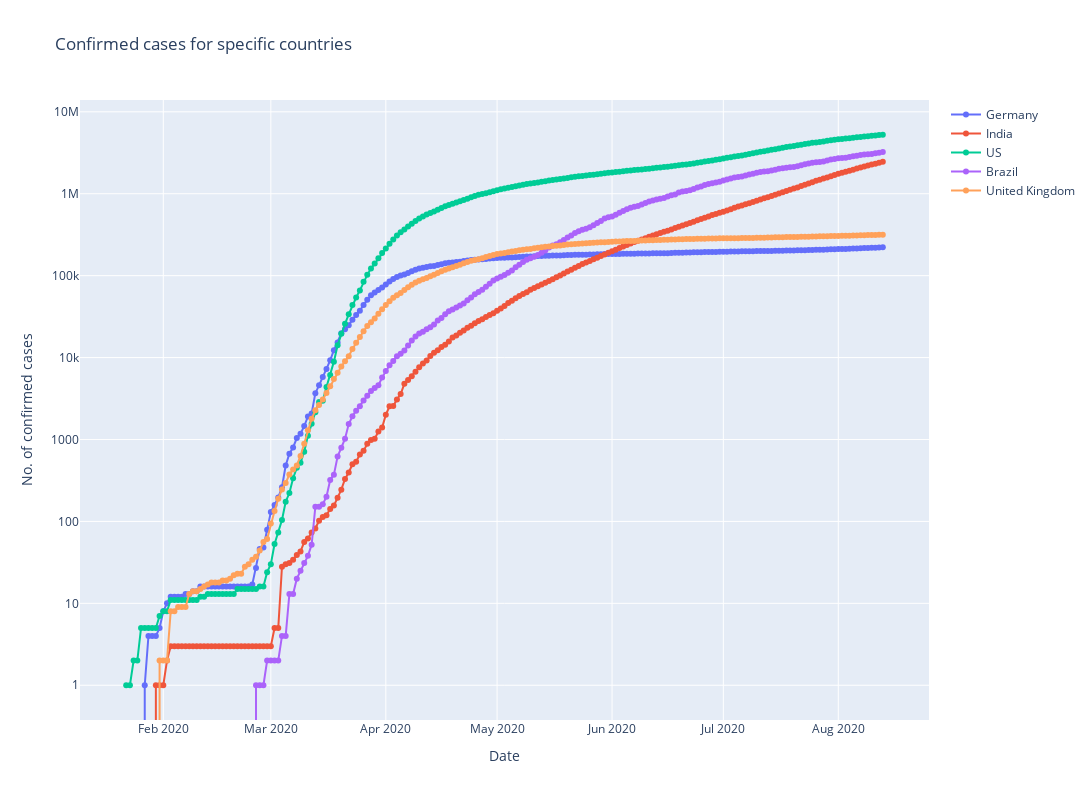

Source (notebook cell):
### Code cell
fig = go.Figure()

# define plot for individual trace
for country in country_list:
    fig.add_trace(go.Scatter(x = main_df.date,
                            y = main_df[country],
                            mode = 'markers+lines',
                            name = country))

# overall layout properties
fig.update_layout( width = 1200,
                  height = 800,
                  title = 'Confirmed cases for specific countries',
                  xaxis_title = 'Date',
                  yaxis_title = 'No. of confirmed cases')

fig.update_yaxes(type='log')

### Figure 1 — Plotly figure (JSON) as saved in the notebook; plotly's stock layout.template omitted (floating-point values rounded to 4 significant figures; data arrays with more than 128 entries replaced by an {"elided": "..."} marker saying what was removed)
{"data": [{"mode": "markers+lines", "name": "Germany", "type": "scatter", "x": {"elided": "205 str values"}, "y": {"elided": "205 int values"}}, {"mode": "markers+lines", "name": "India", "type": "scatter", "x": {"elided": "205 str values"}, "y": {"elided": "205 int values"}}, {"mode": "markers+lines", "name": "US", "type": "scatter", "x": {"elided": "205 str values"}, "y": {"elided": "205 int values"}}, {"mode": "markers+lines", "name": "Brazil", "type": "scatter", "x": {"elided": "205 str values"}, "y": {"elided": "205 int values"}}, {"mode": "markers+lines", "name": "United Kingdom", "type": "scatter", "x": {"elided": "205 str values"}, "y": {"elided": "205 int values"}}], "layout": {"height": 800, "title": {"text": "Confirmed cases for specific countries"}, "width": 1200, "xaxis": {"title": {"text": "Date"}}, "yaxis": {"title": {"text": "No. of confirmed cases"}, "type": "log"}}}
